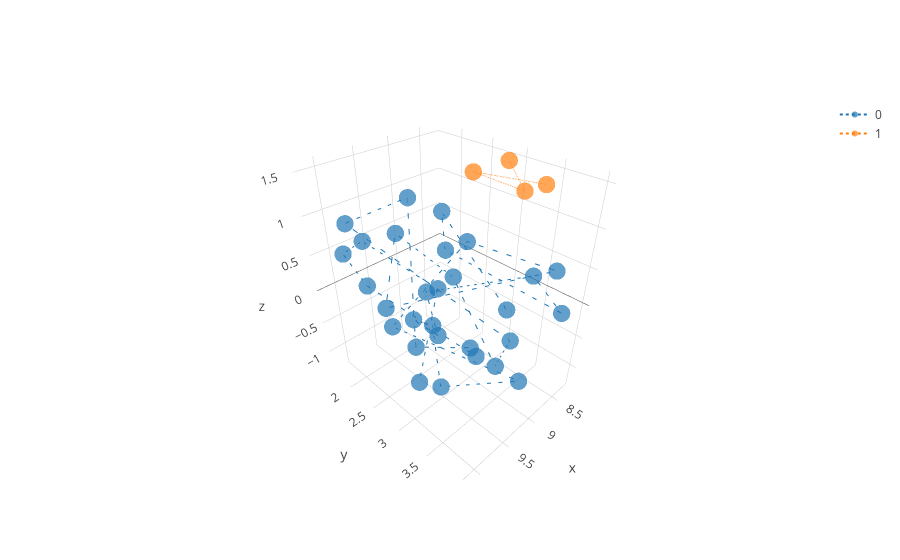

The notebook cell saved with this chart:
### Code cell
plotter(vectorized, 'o:', reduce_kwargs={'algorithm': 'UMAP'})
